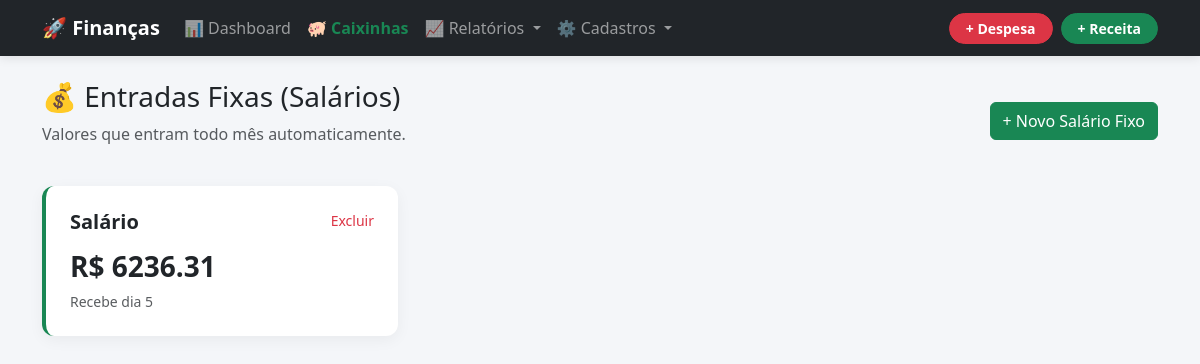
The page /receitas-fixas/ on the database its author committed.
### finance/models.py (models this page shows)
class ReceitaFixa(models.Model):
    descricao = models.CharField(max_length=100)
    valor = models.DecimalField(max_digits=10, decimal_places=2)
    dia_recebimento = models.IntegerField()

### finance/views.py (the view)
# urls.py: path('receitas-fixas/', views.gerenciar_receitas_fixas, name='gerenciar_receitas_fixas'),
def gerenciar_receitas_fixas(request):
    fixas = ReceitaFixa.objects.all()
    return render(request, 'lista_receitas_fixas.html', {'fixas': fixas})

### finance/templates/lista_receitas_fixas.html
{% extends 'base.html' %}
{% block content %}
<div class="d-flex justify-content-between align-items-center mb-4">
    <div>
        <h3>💰 Entradas Fixas (Salários)</h3>
        <p class="text-muted">Valores que entram todo mês automaticamente.</p>
    </div>
    <a href="{% url 'nova_receita_fixa' %}" class="btn btn-success">+ Novo Salário Fixo</a>
</div>
<div class="row">
    {% for item in fixas %}
    <div class="col-md-4">
        <div class="card card-custom p-4 mb-3 border-start border-4 border-success">
            <div class="d-flex justify-content-between">
                <h5 class="fw-bold">{{ item.descricao }}</h5>
                <a href="{% url 'apagar_receita_fixa' item.id %}" class="text-danger small text-decoration-none">Excluir</a>
            </div>
            <h3 class="fw-bold text-dark mt-2">R$ {{ item.valor }}</h3>
            <small class="text-muted">Recebe dia {{ item.dia_recebimento }}</small>
        </div>
    </div>
    {% empty %}
    <div class="col-12">
        <div class="alert alert-light text-center">
            Nenhuma renda fixa cadastrada.
        </div>
    </div>
    {% endfor %}
</div>
{% endblock %}

### finance/templates/base.html (style rules this page uses)
body { background-color: #f4f6f9; font-family: 'Segoe UI', sans-serif; }
.card-custom { border: none; border-radius: 12px; box-shadow: 0 4px 15px rgba(0,0,0,0.05); }

### rows shown on the page
ReceitaFixa: descricao "Salário", valor "6236.31", dia_recebimento "5"
